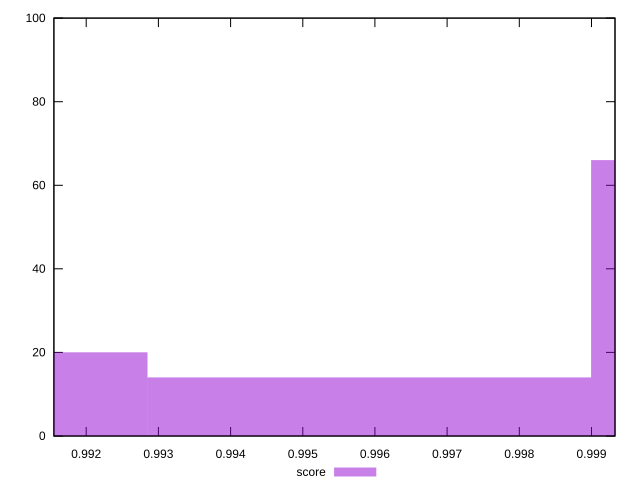

Reproduce this figure in gnuplot.
reset

$score <<EOF
1.0020687556068542 66
0.9959210945295116 14
0.989773433452169 20
EOF

set key outside below
set boxwidth 0.006147661077342664
set xrange [0.9915522674279096:0.9993257996549971]
set yrange [0:100]
set trange [0:100]
set style fill transparent solid 0.5 noborder
set terminal svg size 640, 490 enhanced background rgb 'white'
set output "report_00007_2020-12-11T15:55:29.892Z/speed-index/samples/pages+cached+noexternal+nofonts/score/histogram.svg"

plot $score title "score" with boxes

reset
